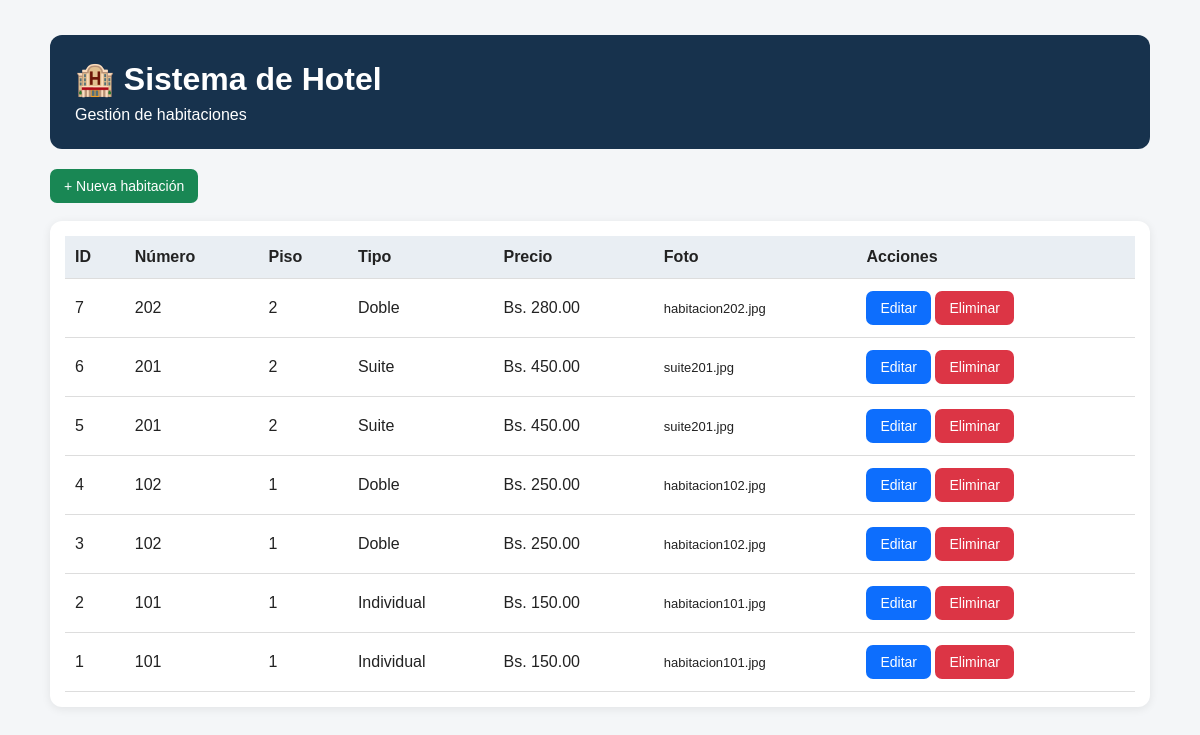
The page / on the database its author committed.
### tables this page shows
CREATE TABLE `habitacion` (
  `id` int(11) NOT NULL,
  `numero` varchar(10) NOT NULL,
  `piso` int(11) NOT NULL,
  `tipo` varchar(50) NOT NULL,
  `precio` decimal(10,2) NOT NULL,
  `foto` varchar(255) NOT NULL
);

### controlador/HabitacionController.php (called while the page is built, shortened)
<?php
require_once "modelo/Habitacion.php";
require_once "modelo/HabitacionDao.php";
class HabitacionController
{
    private $dao;
    public function __construct($dao)
    {
        $this->dao = $dao;
    }
    public function index()
    {
        $habitaciones = $this->dao->listar();
        require "vista/habitaciones/index.php";
    }
}

### modelo/HabitacionDao.php (called while the page is built, shortened)
<?php
require_once "modelo/Habitacion.php";
class HabitacionDao
{
    private $conexion;
    public function __construct($conexion)
    {
        $this->conexion = $conexion;
    }
    public function listar()
    {
        $sql = "SELECT id, numero, piso, tipo, precio, foto
                FROM habitacion
                ORDER BY id DESC";
        $stmt = $this->conexion->prepare($sql);
        $stmt->execute();
        $habitaciones = [];
        while ($fila = $stmt->fetch(PDO::FETCH_ASSOC)) {
            $habitaciones[] = new Habitacion(
                $fila["id"],
                $fila["numero"],
                $fila["piso"],
                $fila["tipo"],
                $fila["precio"],
                $fila["foto"]
            );
        }
        return $habitaciones;
    }
}

### modelo/Habitacion.php (called while the page is built, shortened)
<?php
class Habitacion
{
    private $id;
    private $numero;
    private $piso;
    private $tipo;
    private $precio;
    private $foto;
    public function __construct($id = null, $numero = "", $piso = 0, $tipo = "", $precio = 0, $foto = "")
    {
        $this->id = $id;
        $this->numero = $numero;
        $this->piso = $piso;
        $this->tipo = $tipo;
        $this->precio = $precio;
        $this->foto = $foto;
    }
    public function getId() { return $this->id; }
    public function getNumero() { return $this->numero; }
    public function getPiso() { return $this->piso; }
    public function getTipo() { return $this->tipo; }
    public function getPrecio() { return $this->precio; }
    public function getFoto() { return $this->foto; }
}

### vista/habitaciones/index.php (the view, shortened to what this page needs)
<!DOCTYPE html>
<html lang="es">
<head>
    <link rel="stylesheet" href="public/css/estilos.css">
</head>
<body>
<div class="contenedor">
    <header>
        <h1>🏨 Sistema de Hotel</h1>
        <p>Gestión de habitaciones</p>
    </header>
    <a class="btn nuevo" href="index.php?accion=nuevo">+ Nueva habitación</a>
    <div class="tabla-contenedor">
        <table>
            <thead>
                <tr>
                    <th>ID</th>
                    <th>Número</th>
                    <th>Piso</th>
                    <th>Tipo</th>
                    <th>Precio</th>
                    <th>Foto</th>
                    <th>Acciones</th>
                </tr>
            </thead>
            <tbody>
            <?php if (empty($habitaciones)): ?>
                <tr>
                    <td colspan="7" class="vacio">No hay habitaciones registradas.</td>
                </tr>
            <?php else: ?>
                <?php foreach ($habitaciones as $h): ?>
                    <tr>
                        <td><?= htmlspecialchars($h->getId()) ?></td>
                        <td><?= htmlspecialchars($h->getNumero()) ?></td>
                        <td><?= htmlspecialchars($h->getPiso()) ?></td>
                        <td><?= htmlspecialchars($h->getTipo()) ?></td>
                        <td>Bs. <?= number_format($h->getPrecio(), 2) ?></td>
                        <td>
                            <?php if ($h->getFoto() !== ""): ?>
                                <span class="foto-nombre"><?= htmlspecialchars($h->getFoto()) ?></span>
                            <?php else: ?>
                                Sin foto
                            <?php endif; ?>
                        </td>
                        <td>
                            <a class="btn editar" href="index.php?accion=editar&id=<?= $h->getId() ?>">Editar</a>
                            <a class="btn eliminar"
                               href="index.php?accion=eliminar&id=<?= $h->getId() ?>"
                               onclick="return confirm('¿Seguro que deseas eliminar esta habitación?');">
                               Eliminar
                            </a>
                        </td>
                    </tr>
                <?php endforeach; ?>
            <?php endif; ?>
            </tbody>
        </table>
    </div>
</div>
</body>
</html>

### index.php (shortened to what this page needs)
<?php
require_once "config/database.php";
require_once "modelo/Habitacion.php";
require_once "modelo/HabitacionDao.php";
require_once "controlador/HabitacionController.php";
$conexion = (new Database())->conectar();
$dao = new HabitacionDao($conexion);
$controller = new HabitacionController($dao);
$accion = $_GET["accion"] ?? "index";
switch ($accion) {
    default:
        $controller->index();
        break;
}

### public/css/estilos.css (style rules this page uses)
* { box-sizing: border-box; }
body { margin: 0; font-family: Arial, sans-serif; background: #f4f6f8; color: #222; }
.contenedor, .form-contenedor { width: 92%; max-width: 1100px; margin: 35px auto; }
header { background: #17324d; color: white; padding: 25px; border-radius: 12px; margin-bottom: 20px; }
header h1 { margin: 0 0 8px; }
header p { margin: 0; }
.btn { display: inline-block; padding: 9px 14px; border-radius: 7px; text-decoration: none; border: none; cursor: pointer; font-size: 14px; }
.nuevo, .guardar { background: #198754; color: white; }
.editar { background: #0d6efd; color: white; }
.eliminar { background: #dc3545; color: white; }
.tabla-contenedor { background: white; margin-top: 18px; padding: 15px; border-radius: 12px; overflow-x: auto; box-shadow: 0 2px 10px rgba(0,0,0,.08); }
table { width: 100%; border-collapse: collapse; }
th, td { padding: 12px 10px; border-bottom: 1px solid #ddd; text-align: left; }
th { background: #e9eef3; }
.foto-nombre { font-size: 13px; }

### rows shown on the page
habitacion: id "7", numero "202", piso "2", tipo "Doble", precio "280.00", foto "habitacion202.jpg"
habitacion: id "6", numero "201", piso "2", tipo "Suite", precio "450.00", foto "suite201.jpg"
habitacion: id "5", numero "201", piso "2", tipo "Suite", precio "450.00", foto "suite201.jpg"
habitacion: id "4", numero "102", piso "1", tipo "Doble", precio "250.00", foto "habitacion102.jpg"
habitacion: id "3", numero "102", piso "1", tipo "Doble", precio "250.00", foto "habitacion102.jpg"
habitacion: id "2", numero "101", piso "1", tipo "Individual", precio "150.00", foto "habitacion101.jpg"
habitacion: id "1", numero "101", piso "1", tipo "Individual", precio "150.00", foto "habitacion101.jpg"
